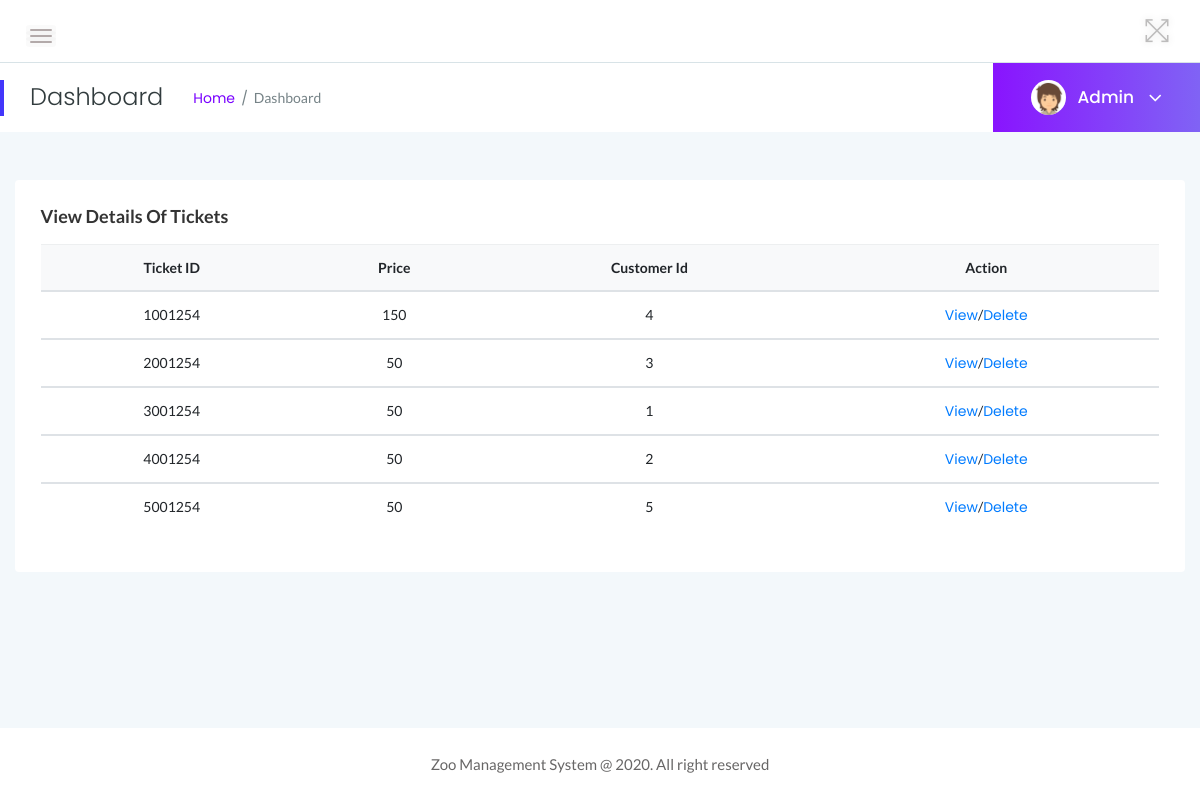
Page /admin/manage-normal-ticket.php (signed in) on the committed database.
### tables this page shows
CREATE TABLE IF NOT EXISTS TICKET (
	Tid int(10) NOT NULL,
	Price INT NOT NULL,
	Cid int(10) NOT NULL,
	PRIMARY KEY(Tid),
	CONSTRAINT fk_ticket_cid FOREIGN KEY(Cid) REFERENCES CUSTOMER(Cid) ON DELETE CASCADE ON UPDATE CASCADE
);

### admin/manage-normal-ticket.php (the view, shortened to what this page needs)
<?php
include('includes/dbconnection.php');
if (strlen($_SESSION['zmsaid']==0)) {
  header('location:logout.php');
  } else{
?>
<!doctype html>
<html class="no-js" lang="en">
<head>
    <link rel="stylesheet" href="assets/css/bootstrap.min.css">
    <link rel="stylesheet" href="assets/css/font-awesome.min.css">
    <link rel="stylesheet" href="assets/css/themify-icons.css">
    <link rel="stylesheet" href="assets/css/metisMenu.css">
    <link rel="stylesheet" href="assets/css/owl.carousel.min.css">
    <link rel="stylesheet" href="assets/css/slicknav.min.css">
    <link rel="stylesheet" href="https://www.amcharts.com/lib/3/plugins/export/export.css" type="text/css" media="all" />
    <link rel="stylesheet" type="text/css" href="https://cdn.datatables.net/1.10.19/css/jquery.dataTables.css">
    <link rel="stylesheet" type="text/css" href="https://cdn.datatables.net/1.10.18/css/dataTables.bootstrap4.min.css">
    <link rel="stylesheet" type="text/css" href="https://cdn.datatables.net/responsive/2.2.3/css/responsive.bootstrap.min.css">
    <link rel="stylesheet" type="text/css" href="https://cdn.datatables.net/responsive/2.2.3/css/responsive.jqueryui.min.css">
    <link rel="stylesheet" href="assets/css/typography.css">
    <link rel="stylesheet" href="assets/css/default-css.css">
    <link rel="stylesheet" href="assets/css/styles.css">
    <link rel="stylesheet" href="assets/css/responsive.css">
</head>
<body>
    <div class="page-container">
        <div class="main-content">
          <?php include_once('includes/header.php');?>
            <?php include_once('includes/pagetitle.php');?>
            <div class="main-content-inner">
                <div class="row">
                    <div class="col-12 mt-5">
                        <div class="card">
                            <div class="card-body">
                                <h4 class="header-title">View Details of Tickets</h4>
                                <div class="data-tables">
                <table class="table text-center">
                                        <thead class="bg-light text-capitalize">
                                            <tr>
                                                <th>Ticket ID</th>
                                                <th>Price</th>
                                                <th>Customer id</th>
                                                <th>Action</th>
                                            </tr>
                                        </thead>
                                        <?php
$ret=mysqli_query($con,"select Tid,sum(Price) as s,Cid from TICKET group by Cid order by Tid");
while ($row=mysqli_fetch_array($ret)) {
?>
                                        <tbody>
          <tr data-expanded="true">
                <td><?php  echo $row['Tid'];?>001254</td>
                  <td><?php  echo $row['s'];?></td>
                  <td><?php  echo $row['Cid'];?></td>
                  <td><a href="view-normal-ticket.php?viewid=<?php echo $row['Cid'];?>">View</a>/<a href="delete-ticket.php?editid=<?php echo $row['Cid'];?>">Delete</a></td>
                </tr>
                <?php
}?>
 </tbody>
                                    </table>
                                </div>
                            </div>
                        </div>
                    </div>
                </div>
            </div>
        </div>
        <?php include_once('includes/footer.php');?>
    </div>
</body>
</html>
<?php }  ?>

### admin/includes/pagetitle.php (shortened to what this page needs)
<?php
include('includes/dbconnection.php');
?>
<div class="page-title-area">
                <div class="row align-items-center">
                    <div class="col-sm-6">
                        <div class="breadcrumbs-area clearfix">
                            <h4 class="page-title pull-left">Dashboard</h4>
                            <ul class="breadcrumbs pull-left">
                                <li><a href="dashboard.php">Home</a></li>
                                <li><span>Dashboard</span></li>
                            </ul>
                        </div>
                    </div>
                    <div class="col-sm-6 clearfix">
                        <div class="user-profile pull-right">
                            <img class="avatar user-thumb" src="assets/images/author/avatar.png" alt="avatar">
                            <?php
$adid=$_SESSION['zmsaid'];
$ret=mysqli_query($con,"select AdminName from tbladmin where ID='$adid'");
$row=mysqli_fetch_array($ret);
$name=$row['AdminName'];
?>
                            <h4 class="user-name dropdown-toggle" data-toggle="dropdown"><?php echo $name; ?> <i class="fa fa-angle-down"></i></h4>
                        </div>
                    </div>
                </div>
            </div>

### admin/assets/css/typography.css (style rules this page uses)
body { font-size: 14px; font-family: 'Lato', sans-serif; }
h1, h2, h3, h4, h5, h6 { margin: 0; font-family: 'Poppins', sans-serif; }
a, a:visited { text-decoration: none; transition: all 0.3s ease-in-out; -webkit-transition: all 0.3s ease-in-out; -moz-transition: all 0.3s ease-in-out; -o-transition: all 0.3s ease-in-out; outline: 0; font-family: 'Poppins', sans-serif; }
ul, ol { margin-bottom: 0px; margin-top: 0px; padding: 0; }
ul { margin: 0; list-style-type: none; }

### admin/assets/css/default-css.css (style rules this page uses)
* { margin: 0; padding: 0; box-sizing: border-box; }
*, *:before, *:after { -moz-box-sizing: border-box; -webkit-box-sizing: border-box; box-sizing: border-box; }
html { -webkit-font-smoothing: antialiased; }
body { background: #fff; font-weight: normal; -webkit-font-smoothing: antialiased; -webkit-text-size-adjust: 100%; }
img { max-width: 100%; height: auto; }
:root { --primary-color: #4336FB; }

### admin/assets/css/styles.css (style rules this page uses)
.page-container { width: 100%; height: 100%; min-height: 100vh; padding-left: 280px; -webkit-transition: padding-left 0.3s ease 0s; transition: padding-left 0.3s ease 0s; }
.card { border: none; border-radius: 4px; background-color: #fff; -webkit-transition: all 0.3s ease 0s; transition: all 0.3s ease 0s; }
.card-body { padding: 25.6px; padding: 1.6rem; }
.main-content { width: 100%; background: #F3F8FB; }
.main-content-inner { padding: 0 30px 50px; }
.page-title-area { padding: 0 30px; background: #fff; position: relative; }
.page-title-area:before { content: ''; position: absolute; left: 0; top: 50%; width: 4px; height: 36px; background: var(--primary-color); -webkit-transform: translateY(-50%); transform: translateY(-50%); }
.page-title { font-size: 24px; font-weight: 300; color: #313b3d; letter-spacing: 0; margin-right: 30px; }
ul.breadcrumbs { margin-top: 4px; }
.breadcrumbs li { display: inline-block; }
.breadcrumbs li a, .breadcrumbs li span { display: block; font-size: 14px; font-weight: 400; color: #7801ff; letter-spacing: 0; margin-right: 16px; position: relative; }
.breadcrumbs li a:before { content: '/'; color: #768387; position: absolute; right: -13px; top: 0; }
.breadcrumbs li span { margin-right: 0; color: #768387; text-transform: capitalize; }
.user-profile { margin-right: -30px; display: -webkit-box; display: -ms-flexbox; display: flex; -webkit-box-align: center; -ms-flex-align: center; align-items: center; -ms-flex-wrap: wrap; flex-wrap: wrap; background: -webkit-linear-gradient(left, #8914fe 0%, #8063f5 100%); background: linear-gradient(to right, #8914fe 0%, #8063f5 100%); padding: 17px 38px; position: relative; }
.user-profile img.avatar { height: 35px; width: 35px; border-radius: 50%; margin-right: 12px; }
.user-name { font-size: 17px; font-weight: 500; color: #fff; letter-spacing: 0; cursor: pointer; -webkit-user-select: none; -moz-user-select: none; -ms-user-select: none; user-select: none; }
.user-name i { margin-left: 10px; font-size: 21px; vertical-align: middle; position: relative; }
.notification-area .dropdown-toggle, .user-name.dropdown-toggle { position: relative; }
.notification-area .dropdown-toggle:after, .user-name.dropdown-toggle:after { display: none; }
.header-title { font-family: 'Lato', sans-serif; font-size: 18px; font-weight: 600; letter-spacing: 0; color: #333; text-transform: capitalize; margin-bottom: 17px; }
table tr th { border-bottom: none; }
table tr th, table tr td { border-top: 1px solid rgba(120, 130, 140, 0.13) !important; }

### admin/assets/css/responsive.css (style rules this page uses)
@media (min-width: 1200px) and (max-width: 1364px) { .main-content-inner { padding: 0 15px 50px; } }
@media (min-width: 1200px) and (max-width: 1364px) { .page-container, .sbar_collapsed.page-container { padding-left: 0; } }

### rows in the picture
ticket: Tid "1", s "150", Cid "4"
ticket: Tid "2", s "50", Cid "3"
ticket: Tid "3", s "50", Cid "1"
ticket: Tid "4", s "50", Cid "2"
ticket: Tid "5", s "50", Cid "5"

### other values in the picture
$name "Admin"
